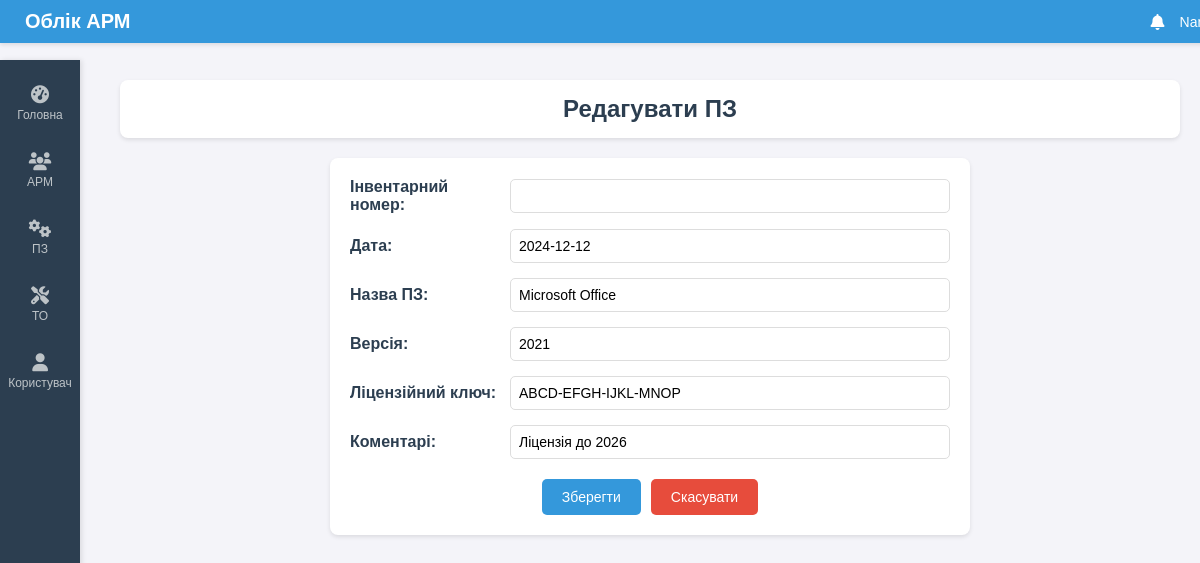
Screenshot of /edit_software/1 with the database file from the repository.
### tables this page shows
CREATE TABLE software (
            id INTEGER PRIMARY KEY AUTOINCREMENT,
            date TEXT,
            software_name TEXT,
            version TEXT,
            license_key TEXT,
            comments TEXT
        );

### routes.py (the view, shortened to what this page needs)
@main_bp.route('/edit_software/<int:software_id>', methods=['GET', 'POST'])
def edit_software(software_id):
    try:
        software = get_software_by_id(software_id)
        inventory_numbers = get_inventory_numbers()
        if not software:
            return "ПЗ не знайдено", 404
        return render_template('edit_software.html', software=software, inventory_numbers=inventory_numbers)
    except Exception as e:
        return f"Помилка: {e}", 500

### db.py (called while the page is built)
def get_db_connection():
    try:
        conn = sqlite3.connect('workplaces.db')
        conn.row_factory = sqlite3.Row
        return conn
    except sqlite3.Error as e:
        raise Exception(f"Помилка підключення до бази даних: {e}")

def get_inventory_numbers():
    conn = get_db_connection()
    try:
        cursor = conn.cursor()
        cursor.execute('SELECT inventory_number FROM workplaces')
        return [row['inventory_number'] for row in cursor.fetchall()]
    except sqlite3.Error as e:
        raise Exception(f"Помилка отримання інвентарних номерів: {e}")
    finally:
        conn.close()

def get_software_by_id(software_id):
    conn = get_db_connection()
    try:
        cursor = conn.cursor()
        cursor.execute('SELECT * FROM software WHERE id = ?', (software_id,))
        return cursor.fetchone()
    except sqlite3.Error as e:
        raise Exception(f"Помилка отримання ПЗ за ID {software_id}: {e}")
    finally:
        conn.close()

### templates/edit_software.html (shortened to what this page needs)
{% extends "base.html" %}
{% block content %}
    <div class="header">
        <h1>Редагувати ПЗ</h1>
    </div>
    <div class="form-container">
        <form method="POST" action="/edit_software/{{ software['id'] }}">
            <div class="form-group">
                <label for="inventory_number">Інвентарний номер:</label>
                <input type="text" id="inventory_number" name="inventory_number" list="inventory_numbers" value="{{ software['inventory_number'] }}" required>
            </div>
            <div class="form-group">
                <label for="software_date">Дата:</label>
                <input type="text" id="software_date" name="software_date" value="{{ software['date'] }}" required>
            </div>
            <div class="form-group">
                <label for="software_name">Назва ПЗ:</label>
                <input type="text" id="software_name" name="software_name" value="{{ software['software_name'] }}" required>
            </div>
            <div class="form-group">
                <label for="version">Версія:</label>
                <input type="text" id="version" name="version" value="{{ software['version'] }}" required>
            </div>
            <div class="form-group">
                <label for="license_key">Ліцензійний ключ:</label>
                <input type="text" id="license_key" name="license_key" value="{{ software['license_key'] }}">
            </div>
            <div class="form-group">
                <label for="software_comments">Коментарі:</label>
                <input type="text" id="software_comments" name="software_comments" value="{{ software['comments'] }}">
            </div>
            <div class="form-buttons">
                <button type="submit" class="submit-btn">Зберегти</button>
                <a href="/software" class="cancel-btn">Скасувати</a>
            </div>
        </form>
    </div>
{% endblock %}

### static/styles.css (style rules this page uses)
body { font-family: 'Arial', sans-serif; background-color: #f4f4f9; color: #333; margin: 0; padding: 0; }
.header { background-color: #fff; padding: 15px; border-radius: 8px; box-shadow: 0 2px 4px rgba(0,0,0,0.1); margin-bottom: 20px; text-align: center; }
h1 { margin: 0; font-size: 24px; color: #2c3e50; }
a { color: #2980b9; text-decoration: none; font-size: 12px; }
.form-container { max-width: 600px; margin: 0 auto; background-color: #fff; padding: 20px; border-radius: 8px; box-shadow: 0 2px 4px rgba(0,0,0,0.1); }
.form-group { display: flex; align-items: center; margin-bottom: 15px; }
.form-group label { width: 150px; font-weight: bold; color: #2c3e50; margin-right: 10px; }
.form-group input { flex: 1; padding: 8px; border: 1px solid #ddd; border-radius: 5px; font-size: 14px; }
.form-buttons { display: flex; justify-content: center; gap: 10px; margin-top: 20px; }
.submit-btn { padding: 10px 20px; background-color: #3498db; color: #fff; border: none; border-radius: 5px; cursor: pointer; font-size: 14px; }
.cancel-btn { padding: 10px 20px; background-color: #e74c3c; color: #fff; border: none; border-radius: 5px; text-decoration: none; font-size: 14px; text-align: center; }

### rows the page displays
software: software_date "2024-12-12", software_name "Microsoft Office", version "2021", license_key "ABCD-EFGH-IJKL-MNOP", software_comments "Ліцензія до 2026"
